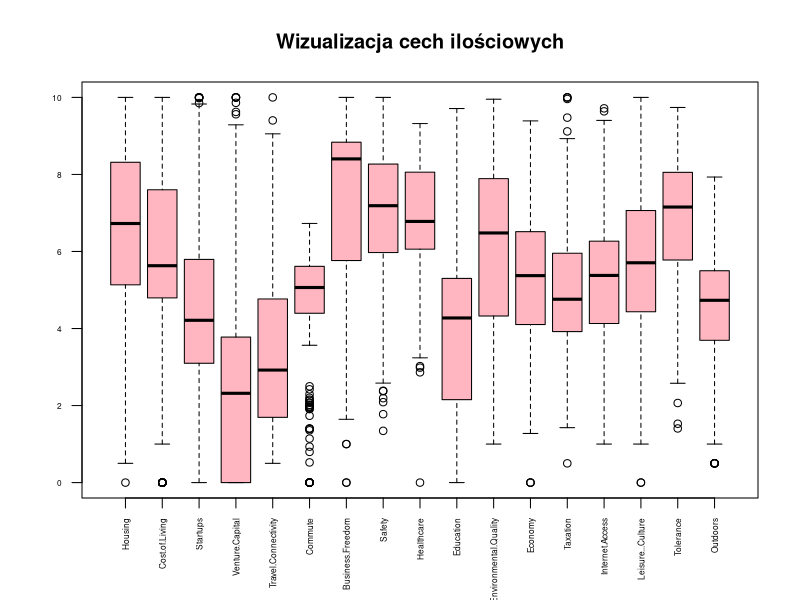
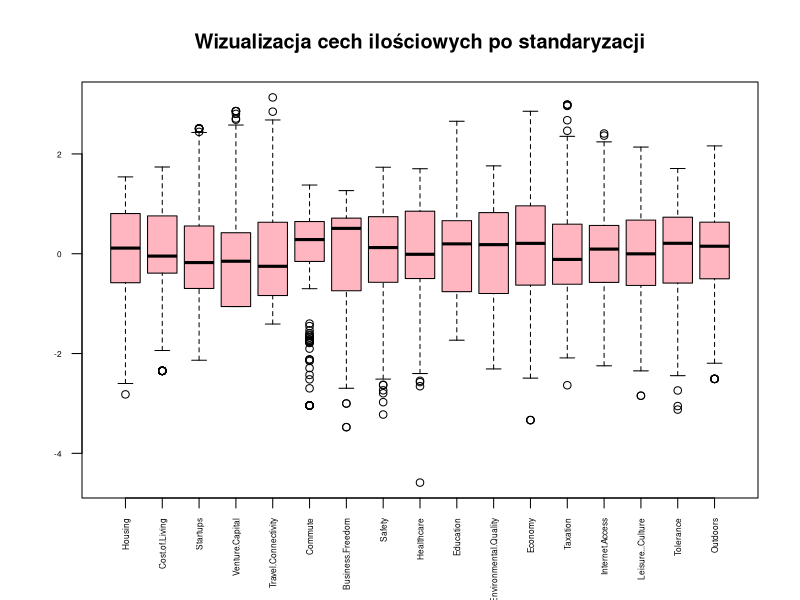
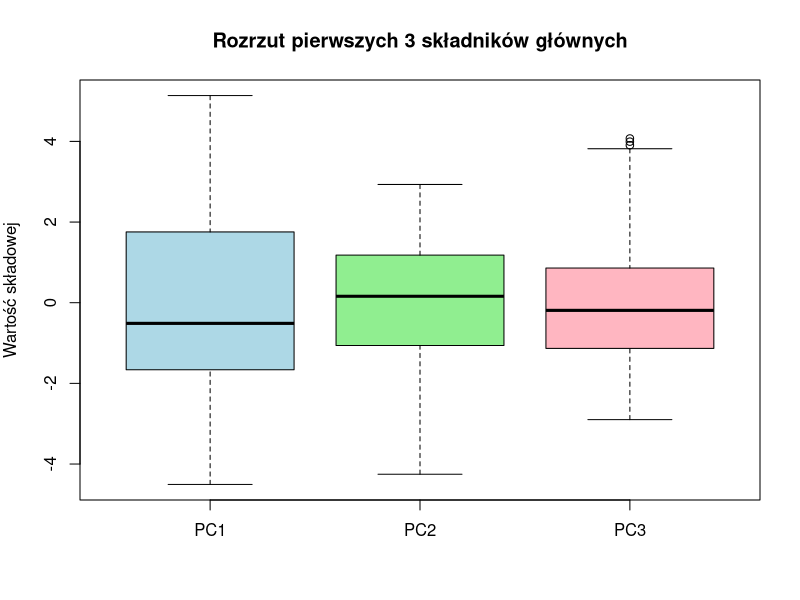
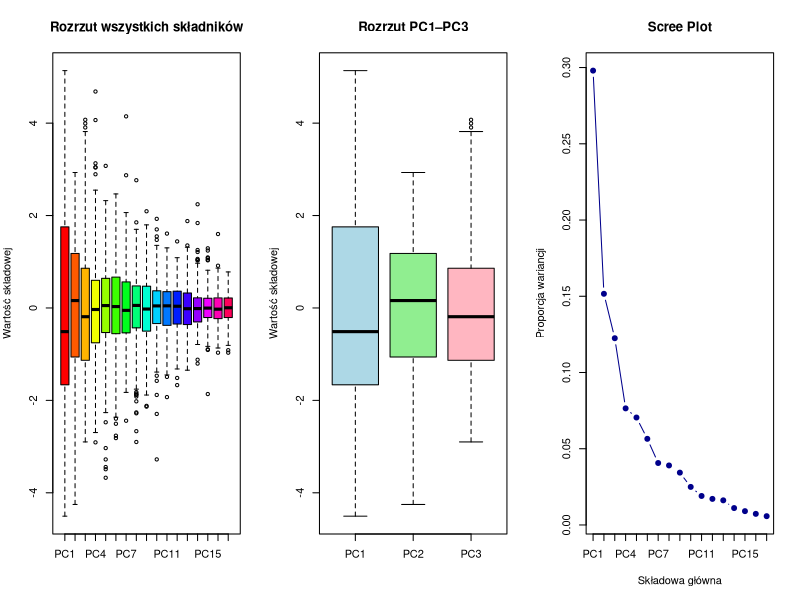
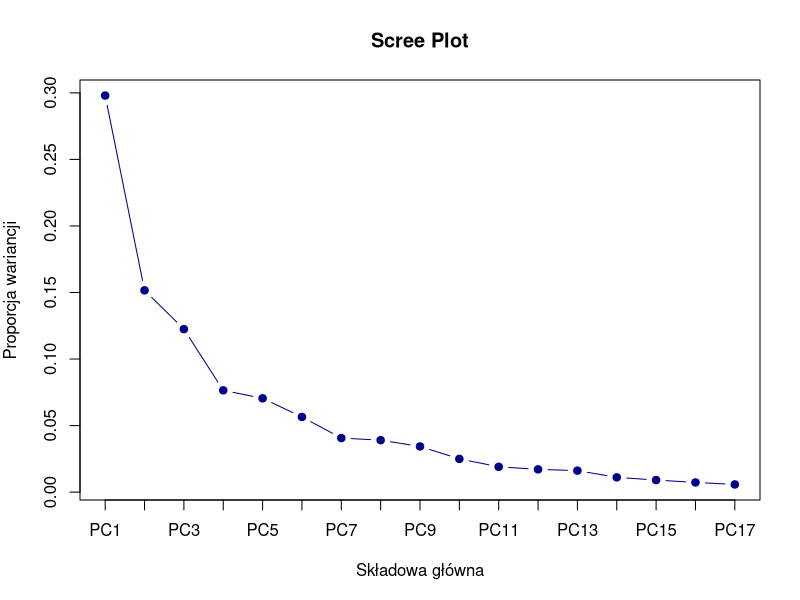

Reproduce these figures in R, in order. (Note: this script raises an error after producing the figures.)
## ---- chunk 1
knitr::opts_chunk$set(echo = TRUE, warning = FALSE, message = FALSE, results = 'asis')
knitr::opts_chunk$set(fig.pos = "H", out.extra = "", fig.align = "center")
library(dplyr)
library(knitr)
library(kableExtra)
library(ggplot2)
library(RColorBrewer)
library(e1071)
library(gridExtra) 
library(tidyr)
## ---- chunk 2
#Wczytanie zbioru danych
danePCA <- read.csv(file="uaScoresDataFrame.csv", stringsAsFactors = TRUE)
## ---- chunk 3
# Typy zmiennych dla danePCA

# Tworzymy ramkę danych z indeksami, nazwami zmiennych i typami
tz_pca <- data.frame(
  Indeks = seq_along(names(danePCA)),
  "Nazwa zmiennej" = names(danePCA),
  "Typ zmiennej" = sapply(danePCA, class),
  "Opis zmiennej" = c(
    "Indeks porządkowy",
    "Nazwa obszaru miejskiego",
    "Kraj obszaru miejskiego",
    "Kontynent obszaru miejskiego",
    "Wskaźnik  standardu zamieszkania",
    "Wskaźnik kosztów życia",
    "Wskaźnik liczby startupów",
    "Wskaźnik kapitału wysokiego ryzyka",
    "Wskaźnik łączności podróżniczej",
    "Wskaźnik dojazdów do pracy",
    "Wskaźnik swobody działalności gospodarczej",
    "Wskaźnik bezpieczeństwa",
    "Wskaźnik opieki zdrowotnej",
    "Wskaźnik edukacji",
    "Wskaźnik jakości środowiska",
    "Wskaźnik ekonomii",
    "Wskaźnik opodatkowania",
    "Wskaźnik dostępu do internetu",
    "Wskaźnik rekreacji i kultury",
    "Wskaźnik tolerancji",
    "Wskaźnik aktywności na świeżym powietrzu"
  ),
  check.names = FALSE
)


#Tworzymy dużą tabele

#Problem z prawiudłowym umiejscowieniem tabeli, dlatego skorzystamy z drugiej opcji 
#tz_pca %>%
#  kable(format = "latex", caption = "Opis danych PCA \\label{tab:tabela opis danych}", booktabs = TRUE, row.names = FALSE) %>%
#  kable_styling(latex_options = c("striped", "hold_position", "scale_down"))

kable(tz_pca, caption = "Opis danych PCA \\label{tab:OpisDanych}", row.names = FALSE) %>%
  kable_styling(bootstrap_options = c("striped", "bordered", "hover"))
## ---- chunk 4
#Wyodębnienie zmiennych ilościowych
daneIlosciowe <- danePCA %>%
  select(where(is.numeric)) %>%
  select(-X)  
#usuwa kolumnę X, która reprezentowała indeksy, które są zbędne w analizie 
## ---- chunk 5
#Wyliczenie wariancji cech ilościowych
wariancje <- sapply(daneIlosciowe, var)

#Zamieniamy na ramkę danych
wariancje_df <- data.frame(
  Cecha = names(wariancje),
  Wariancja = round(wariancje, 3)
)

#Wyświetlamy ładną tabelkę
kable(wariancje_df, caption = "Wariancje cech ilościowych \\label{tab:tabela2}", row.names = FALSE) %>%
  kable_styling(bootstrap_options = c("striped", "bordered", "hover"))

#Wykresy pudełkowe wariancji cech ilościowych
boxplot(daneIlosciowe, main = "Wizualizacja cech ilościowych", las = 2,cex.axis = 0.5, col="lightpink")
#las - obraca etykiety osi X, aby były czytelne
## ---- chunk 6
#Standaryzacja danych cech ilościowych
daneStandaryzowane <- scale(daneIlosciowe)

#Wykresy pudełkowe cech ilościowych po standaryzacji 
boxplot(daneStandaryzowane, main = "Wizualizacja cech ilościowych po standaryzacji", las = 2, cex.axis = 0.5, col="lightpink")
## ---- chunk 7
#Wyzanczanie składowych głównych
pca <- prcomp(daneStandaryzowane,
              center = FALSE,   #już są wycentrowane przez scale()
              scale. = FALSE)   #już są zeskalowane przez scale()

#Boxplot rozrzutu PC1–PC3
#scores to macierz wartości nowych zmiennych (składowych)
scores <- pca$x

par(mar = c(5,4,4,2))   #standardowe marginesy
boxplot(scores[,1:3],
        names = c("PC1","PC2","PC3"),
        main  = "Rozrzut pierwszych 3 składników głównych",
        ylab  = "Wartość składowej",
        col   = c("lightblue","lightgreen","lightpink"))

#Wyciągnięcie loadings (obciążenia zmiennych na PC1–PC3)
loadings <- pca$rotation[,1:3]
loadings_df <- data.frame(
  Zmienna = rownames(loadings),
  PC1 = round(loadings[,1], 3),
  PC2 = round(loadings[,2], 3),
  PC3 = round(loadings[,3], 3)
## ---- chunk 8
)
## ---- chunk 9
#Wyświetlamy ładną tabelkę
kable(loadings_df, caption = "Obciążenia zmiennych na PC1, PC2, PC3 \\label{tab:tabela3}", row.names = FALSE) %>%
  kable_styling(bootstrap_options = c("striped", "bordered", "hover"))
## ---- chunk 10

#Trzy ,największe zmienne do kazdego obciążenia
top_k <- 3   #ile na komponentę
top_list <- lapply(1:3, function(i) {
  df <- loadings_df[order(-abs(loadings_df[[i+1]])), c("Zmienna", names(loadings_df)[i+1])]
  colnames(df) <- c("Zmienna", "Loading")
  df[1:top_k, ]
})

for(i in 1:3) {
  tab <- top_list[[i]]
  rownames(tab) <- NULL
  caption_txt <- paste0("Największe obciążenia zmiennych na PC", i,
    " \\label{tab:tabela", i+1, "}")
  
  kable(tab,
        caption   = caption_txt,
        col.names = c("Zmienna", "Loading")
  ) %>%
    kable_styling(
      bootstrap_options = c("striped", "bordered", "hover"),
      font_size     = 10
    ) %>%
    print()
}
## ---- chunk 11
#Sprawdzenie wariancji w składowych
wariancja <- pca$sdev^2
udzial <- wariancja / sum(wariancja)     #udział każdej składowej
skumulowany_udzial <- cumsum(udzial)     #skumulowany udział


ile_dla_80 <- which(skumulowany_udzial >= 0.80)[1]
ile_dla_90 <- which(skumulowany_udzial >= 0.90)[1]

#Dane do tabeli
procenty <- data.frame(
  "Poziom wyjaśnionej wariancji" = c("80%", "90%"),
  "Liczba potrzebnych składowych" = c(ile_dla_80, ile_dla_90)
)

#Tabela mała
kable(procenty, caption = "Liczba składowych potrzebnych do wyjaśnienia 80% i 90% zmienności \\label{tab:potrzebneSkladowe}", row.names = FALSE) %>%
  kable_styling(bootstrap_options = c("striped", "bordered", "hover"))

## ---- chunk 12
# Przygotowanie tabeli
tabela_udzial <- data.frame(
  Składowa = paste0("PC", 1:length(udzial)),
  `Udział (proc)` = round(udzial * 100, 2),
  `Skumulowany udział (proc)` = round(skumulowany_udzial * 100, 2)
)

kable(tabela_udzial, caption = "Udział wariancji wyjaśnionej przez składniki główne") %>%
  kable_styling(bootstrap_options = c("striped", "bordered", "hover"))

## ---- chunk 13
# Obliczenie wariancji dla scree plot
variances <- pca$sdev^2
proportion_var <- variances / sum(variances)

# Ustawienie układu 1x3
par(mfrow = c(1, 3))  # 1 wiersz, 3 kolumny

# Boxplot dla wszystkich składowych
boxplot(scores,
        main = "Rozrzut wszystkich składników",
        ylab = "Wartość składowej",
        col  = rainbow(ncol(scores)),
        names = paste0("PC", 1:ncol(scores)))

# Boxplot tylko dla PC1–PC3
boxplot(scores[,1:3],
        names = c("PC1","PC2","PC3"),
        main  = "Rozrzut PC1–PC3",
        ylab  = "Wartość składowej",
        col   = c("lightblue","lightgreen","lightpink"))

# Scree plot – wykres wariancji
plot(proportion_var, type = "b",
     main = "Scree Plot",
     xlab = "Składowa główna",
     ylab = "Proporcja wariancji",
     pch = 19, col = "darkblue",
     xaxt = "n")
axis(1, at = 1:length(proportion_var), labels = paste0("PC", 1:length(proportion_var)))

# Przywrócenie układu 1x1
par(mfrow = c(1,1))

## ---- chunk 14
wariancja <- pca$sdev^2
proporcja_war <- wariancja / sum(wariancja)
skumulowany_udzial <- cumsum(proporcja_war)     #skumulowany udział

# Przygotowanie tabeli
tabela_udzial <- data.frame(
  Skladowa = paste0("PC", 1:length(proporcja_war)),
  Udzial = round(proporcja_war * 100, 2),
  Skumulowany = round(skumulowany_udzial * 100, 2))

kable(tabela_udzial, caption = "Udział wariancji wyjaśnionej przez składniki główne") %>%
  kable_styling(bootstrap_options = c("striped", "bordered", "hover"))

## ---- chunk 15
#Analiza (wykres i tabela) dla 90 i 80 procent udziału składowych)
plot(proporcja_war, type = "b",
     main = "Scree Plot",
     xlab = "Składowa główna",
     ylab = "Proporcja wariancji",
     pch = 19, col = "darkblue",
     xaxt = "n")
axis(1, at = 1:length(proporcja_war), labels = paste0("PC", 1:length(proporcja_war)))

ile_dla_80 <- which(skumulowany_udzial >= 0.80)[1]
ile_dla_90 <- which(skumulowany_udzial >= 0.90)[1]

#Dane do tabeli
procenty <- data.frame(
  "Poziom wyjaśnionej wariancji" = c("80%", "90%"),
  "Liczba potrzebnych składowych" = c(ile_dla_80, ile_dla_90)
)

#Tabela mała
kable(procenty, caption = "Liczba składowych potrzebnych do wyjaśnienia 80% i 90% zmienności \\label{tab:potrzebneSkladowe}", row.names = FALSE) %>%
  kable_styling(bootstrap_options = c("striped", "bordered", "hover"))
## ---- chunk 16
# 1) Załaduj pakiet (upewnij się, że jest zainstalowany):
library(scatterplot3d)

# 2) Przygotuj wektor kolorów i faktora kontynentów:
kontynent_colors <- factor(pca_df1$Kontynent)
colors <- rainbow(nlevels(kontynent_colors))[kontynent_colors]

# 3) Narysuj wykres 3D:
s3d <- scatterplot3d(
  x = pca_df1$PC1, 
  y = pca_df1$PC2, 
  z = pca_df1$PC3,
  color = colors,
  pch = 19,
  main = "Wykres rozrzutu 3D miast względem PC1, PC2 i PC3",
  xlab = "PC1",
  ylab = "PC2",
  zlab = "PC3"
)

# 4) Doklej legendę w tym samym układzie współrzędnych:
legend(
  "bottomright",
  legend = levels(kontynent_colors),
  col    = rainbow(nlevels(kontynent_colors)),
  pch    = 19,
  inset  = 0.02,
  bty    = "n"
)
